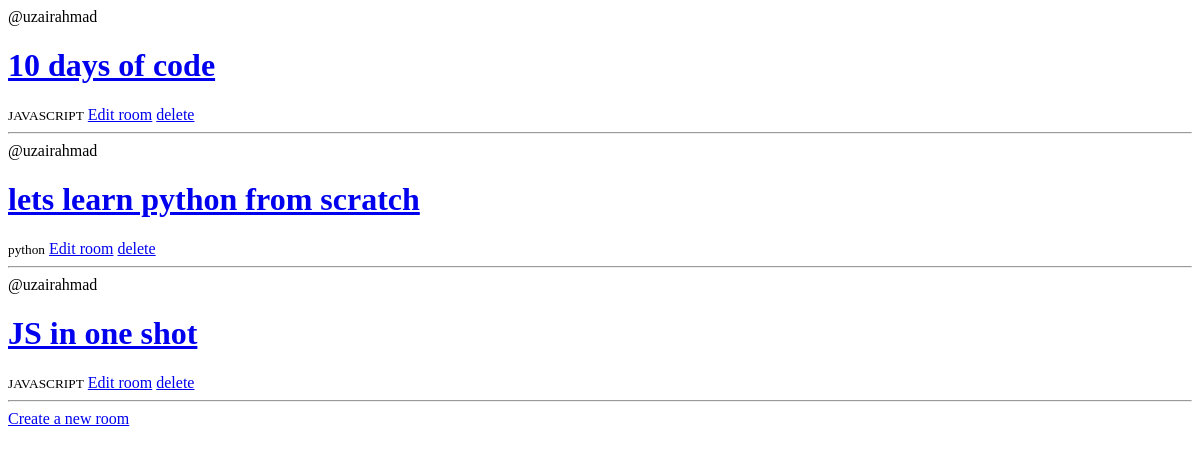
Before: / with the older database file.
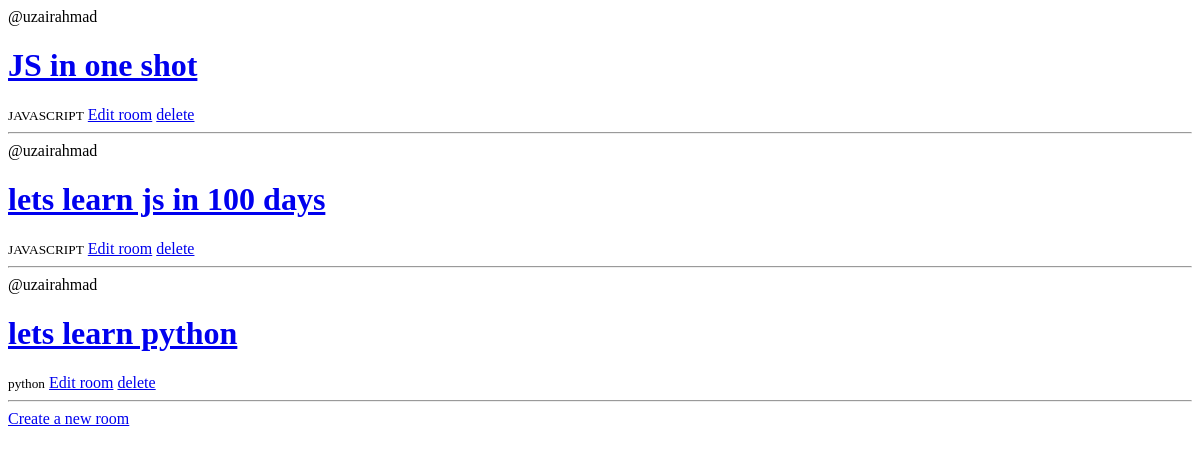
After: the same page with the newer database file.
### base/models.py (models this page shows, shortened)
class Room(models.Model):
    host = models.ForeignKey(User, on_delete=models.SET_NULL, null=True)
    topic = models.ForeignKey(Topic, on_delete=models.SET_NULL, null=True)
    name = models.CharField(max_length=200)
    description = models.TextField(null=True, blank=True)
    updated = models.DateTimeField(auto_now=True)
    created = models.DateTimeField(auto_now_add=True)

class Topic(models.Model):
    name = models.CharField(max_length=200)
    def __str__(self):
        return self.name

### base/views.py (the view)
# urls.py: path('', views.home, name='home'),
def home(request):
     rooms = Room.objects.all()
     return render(request, 'base/home.html',{'rooms': rooms})

### base/templates/base/home.html
{% extends "main.html" %} {% block content%} {% for room in rooms %}
<div>
  <span>@{{room.host.username}}</span>
  <h1><a href="{% url 'room' room.id %}">{{room.name}}</a></h1>
  <small>{{room.topic}}</small>
  <a href="{% url 'updateRoom' room.id %}">Edit room</a>
  <a href="{% url 'deleteRoom' room.id %}">delete</a>
  <hr />
</div>
{% endfor %}
<a href="{% url 'createRoom' %}">Create a new room</a>
{% endblock %}

### templates/main.html (shortened to what this page needs)
<!DOCTYPE html>
<html lang="en">
  <head>
  </head>
  <body>
    {% block content %} {% include '.navbar.html' %} {% endblock %}
  </body>
</html>

Changed rows visible on the page:
removed Room: host.username "uzairahmad", name "10 days of code", topic "JAVASCRIPT"
removed Room: host.username "uzairahmad", name "lets learn python from scratch", topic "python"
added Room: host.username "uzairahmad", name "lets learn js in 100 days", topic "JAVASCRIPT"
added Room: host.username "uzairahmad", name "lets learn python", topic "python"
